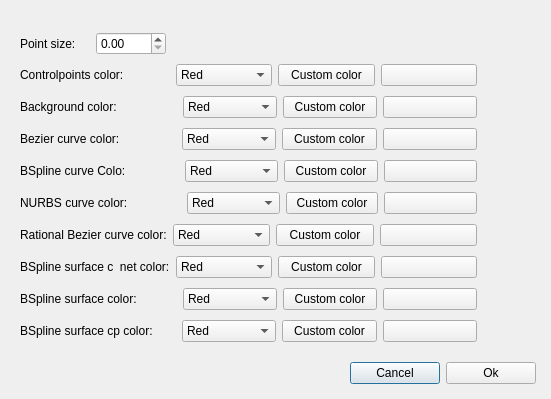
<?xml version="1.0" encoding="UTF-8"?>
<ui version="4.0">
 <class>SettingsDialog</class>
 <widget class="QDialog" name="SettingsDialog">
  <property name="geometry">
   <rect>
    <x>0</x>
    <y>0</y>
    <width>551</width>
    <height>399</height>
   </rect>
  </property>
  <property name="windowTitle">
   <string>Settings</string>
  </property>
  <widget class="QWidget" name="layoutWidget">
   <property name="geometry">
    <rect>
     <x>350</x>
     <y>360</y>
     <width>186</width>
     <height>27</height>
    </rect>
   </property>
   <layout class="QHBoxLayout" name="horizontalLayout">
    <item>
     <widget class="QPushButton" name="cancelButton">
      <property name="text">
       <string>Cancel</string>
      </property>
     </widget>
    </item>
    <item>
     <widget class="QPushButton" name="acceptButton">
      <property name="text">
       <string>Ok</string>
      </property>
     </widget>
    </item>
   </layout>
  </widget>
  <widget class="QWidget" name="layoutWidget">
   <property name="geometry">
    <rect>
     <x>20</x>
     <y>30</y>
     <width>146</width>
     <height>28</height>
    </rect>
   </property>
   <layout class="QHBoxLayout" name="horizontalLayout_2">
    <item>
     <widget class="QLabel" name="pointSizeLabel">
      <property name="text">
       <string>Point size:</string>
      </property>
     </widget>
    </item>
    <item>
     <widget class="QDoubleSpinBox" name="pointSizes"/>
    </item>
   </layout>
  </widget>
  <widget class="QWidget" name="layoutWidget">
   <property name="geometry">
    <rect>
     <x>20</x>
     <y>60</y>
     <width>457</width>
     <height>293</height>
    </rect>
   </property>
   <layout class="QVBoxLayout" name="verticalLayout">
    <item>
     <layout class="QHBoxLayout" name="horizontalLayout_8">
      <item>
       <widget class="QLabel" name="controlPointsColorLabel">
        <property name="text">
         <string>Controlpoints color:              </string>
        </property>
       </widget>
      </item>
      <item>
       <widget class="QComboBox" name="controlPointsColors">
        <item>
         <property name="text">
          <string>Red</string>
         </property>
        </item>
        <item>
         <property name="text">
          <string>Black</string>
         </property>
        </item>
        <item>
         <property name="text">
          <string>Green</string>
         </property>
        </item>
        <item>
         <property name="text">
          <string>Blue</string>
         </property>
        </item>
        <item>
         <property name="text">
          <string>White</string>
         </property>
        </item>
        <item>
         <property name="text">
          <string>Custom</string>
         </property>
        </item>
       </widget>
      </item>
      <item>
       <widget class="QPushButton" name="customColorButtonCtrlPts">
        <property name="text">
         <string>Custom color</string>
        </property>
       </widget>
      </item>
      <item>
       <widget class="QPushButton" name="customColorPreviewCtrlPts">
        <property name="text">
         <string/>
        </property>
        <property name="checkable">
         <bool>false</bool>
        </property>
        <property name="default">
         <bool>false</bool>
        </property>
        <property name="flat">
         <bool>false</bool>
        </property>
       </widget>
      </item>
     </layout>
    </item>
    <item>
     <layout class="QHBoxLayout" name="horizontalLayout_3">
      <item>
       <widget class="QLabel" name="backgroundColorLabel">
        <property name="text">
         <string>Background color:                  </string>
        </property>
       </widget>
      </item>
      <item>
       <widget class="QComboBox" name="backgroundColors">
        <item>
         <property name="text">
          <string>Red</string>
         </property>
        </item>
        <item>
         <property name="text">
          <string>Black</string>
         </property>
        </item>
        <item>
         <property name="text">
          <string>Green</string>
         </property>
        </item>
        <item>
         <property name="text">
          <string>Blue</string>
         </property>
        </item>
        <item>
         <property name="text">
          <string>White</string>
         </property>
        </item>
        <item>
         <property name="text">
          <string>Custom</string>
         </property>
        </item>
       </widget>
      </item>
      <item>
       <widget class="QPushButton" name="customColorButton">
        <property name="text">
         <string>Custom color</string>
        </property>
       </widget>
      </item>
      <item>
       <widget class="QPushButton" name="customColorPreview">
        <property name="text">
         <string/>
        </property>
        <property name="checkable">
         <bool>false</bool>
        </property>
        <property name="default">
         <bool>false</bool>
        </property>
        <property name="flat">
         <bool>false</bool>
        </property>
       </widget>
      </item>
     </layout>
    </item>
    <item>
     <layout class="QHBoxLayout" name="horizontalLayout_4">
      <item>
       <widget class="QLabel" name="bezierCurveColorLabel">
        <property name="text">
         <string>Bezier curve color:                 </string>
        </property>
       </widget>
      </item>
      <item>
       <widget class="QComboBox" name="bezierCurveColors">
        <item>
         <property name="text">
          <string>Red</string>
         </property>
        </item>
        <item>
         <property name="text">
          <string>Black</string>
         </property>
        </item>
        <item>
         <property name="text">
          <string>Green</string>
         </property>
        </item>
        <item>
         <property name="text">
          <string>Blue</string>
         </property>
        </item>
        <item>
         <property name="text">
          <string>White</string>
         </property>
        </item>
        <item>
         <property name="text">
          <string>Custom</string>
         </property>
        </item>
       </widget>
      </item>
      <item>
       <widget class="QPushButton" name="customColorButtonBezier">
        <property name="text">
         <string>Custom color</string>
        </property>
       </widget>
      </item>
      <item>
       <widget class="QPushButton" name="customColorPreviewBezier">
        <property name="text">
         <string/>
        </property>
        <property name="checkable">
         <bool>false</bool>
        </property>
        <property name="default">
         <bool>false</bool>
        </property>
        <property name="flat">
         <bool>false</bool>
        </property>
       </widget>
      </item>
     </layout>
    </item>
    <item>
     <layout class="QHBoxLayout" name="horizontalLayout_5">
      <item>
       <widget class="QLabel" name="bsplineCurveColorLabel">
        <property name="text">
         <string>BSpline curve Colo:                </string>
        </property>
       </widget>
      </item>
      <item>
       <widget class="QComboBox" name="bsplineCurveColors">
        <item>
         <property name="text">
          <string>Red</string>
         </property>
        </item>
        <item>
         <property name="text">
          <string>Black</string>
         </property>
        </item>
        <item>
         <property name="text">
          <string>Green</string>
         </property>
        </item>
        <item>
         <property name="text">
          <string>Blue</string>
         </property>
        </item>
        <item>
         <property name="text">
          <string>White</string>
         </property>
        </item>
        <item>
         <property name="text">
          <string>Custom</string>
         </property>
        </item>
       </widget>
      </item>
      <item>
       <widget class="QPushButton" name="customColorButtonBSpline">
        <property name="text">
         <string>Custom color</string>
        </property>
       </widget>
      </item>
      <item>
       <widget class="QPushButton" name="customColorPreviewBSpline">
        <property name="text">
         <string/>
        </property>
        <property name="checkable">
         <bool>false</bool>
        </property>
        <property name="default">
         <bool>false</bool>
        </property>
        <property name="flat">
         <bool>false</bool>
        </property>
       </widget>
      </item>
     </layout>
    </item>
    <item>
     <layout class="QHBoxLayout" name="horizontalLayout_6">
      <item>
       <widget class="QLabel" name="nurbsCurveColorLabel">
        <property name="text">
         <string>NURBS curve color:                </string>
        </property>
       </widget>
      </item>
      <item>
       <widget class="QComboBox" name="nurbsCurveColors">
        <item>
         <property name="text">
          <string>Red</string>
         </property>
        </item>
        <item>
         <property name="text">
          <string>Black</string>
         </property>
        </item>
        <item>
         <property name="text">
          <string>Green</string>
         </property>
        </item>
        <item>
         <property name="text">
          <string>Blue</string>
         </property>
        </item>
        <item>
         <property name="text">
          <string>White</string>
         </property>
        </item>
        <item>
         <property name="text">
          <string>Custom</string>
         </property>
        </item>
       </widget>
      </item>
      <item>
       <widget class="QPushButton" name="customColorButtonNurbs">
        <property name="text">
         <string>Custom color</string>
        </property>
       </widget>
      </item>
      <item>
       <widget class="QPushButton" name="customColorPreviewNurbs">
        <property name="text">
         <string/>
        </property>
        <property name="checkable">
         <bool>false</bool>
        </property>
        <property name="default">
         <bool>false</bool>
        </property>
        <property name="flat">
         <bool>false</bool>
        </property>
       </widget>
      </item>
     </layout>
    </item>
    <item>
     <layout class="QHBoxLayout" name="horizontalLayout_7">
      <item>
       <widget class="QLabel" name="rationalBezierCurveColorLabel">
        <property name="text">
         <string>Rational Bezier curve color:</string>
        </property>
       </widget>
      </item>
      <item>
       <widget class="QComboBox" name="rationalBezierCurveColors">
        <item>
         <property name="text">
          <string>Red</string>
         </property>
        </item>
        <item>
         <property name="text">
          <string>Black</string>
         </property>
        </item>
        <item>
         <property name="text">
          <string>Green</string>
         </property>
        </item>
        <item>
         <property name="text">
          <string>Blue</string>
         </property>
        </item>
        <item>
         <property name="text">
          <string>White</string>
         </property>
        </item>
        <item>
         <property name="text">
          <string>Custom</string>
         </property>
        </item>
       </widget>
      </item>
      <item>
       <widget class="QPushButton" name="customColorButtonRational">
        <property name="text">
         <string>Custom color</string>
        </property>
       </widget>
      </item>
      <item>
       <widget class="QPushButton" name="customColorPreviewRational">
        <property name="text">
         <string/>
        </property>
        <property name="checkable">
         <bool>false</bool>
        </property>
        <property name="default">
         <bool>false</bool>
        </property>
        <property name="flat">
         <bool>false</bool>
        </property>
       </widget>
      </item>
     </layout>
    </item>
    <item>
     <layout class="QHBoxLayout" name="horizontalLayout_9">
      <item>
       <widget class="QLabel" name="bSplineSurfaceCnetColorLabel">
        <property name="text">
         <string>BSpline surface c  net color:</string>
        </property>
       </widget>
      </item>
      <item>
       <widget class="QComboBox" name="bsplineSurfaceCnetColors">
        <item>
         <property name="text">
          <string>Red</string>
         </property>
        </item>
        <item>
         <property name="text">
          <string>Black</string>
         </property>
        </item>
        <item>
         <property name="text">
          <string>Green</string>
         </property>
        </item>
        <item>
         <property name="text">
          <string>Blue</string>
         </property>
        </item>
        <item>
         <property name="text">
          <string>White</string>
         </property>
        </item>
        <item>
         <property name="text">
          <string>Custom</string>
         </property>
        </item>
       </widget>
      </item>
      <item>
       <widget class="QPushButton" name="customColorButtonBSplineSurfaceCnet">
        <property name="text">
         <string>Custom color</string>
        </property>
       </widget>
      </item>
      <item>
       <widget class="QPushButton" name="customColorPreviewBSplineSurfaceCnet">
        <property name="text">
         <string/>
        </property>
        <property name="checkable">
         <bool>false</bool>
        </property>
        <property name="default">
         <bool>false</bool>
        </property>
        <property name="flat">
         <bool>false</bool>
        </property>
       </widget>
      </item>
     </layout>
    </item>
    <item>
     <layout class="QHBoxLayout" name="horizontalLayout_10">
      <item>
       <widget class="QLabel" name="bSplineSurfaceColorLabel">
        <property name="text">
         <string>BSpline surface color:            </string>
        </property>
       </widget>
      </item>
      <item>
       <widget class="QComboBox" name="bsplineSurfaceColors">
        <item>
         <property name="text">
          <string>Red</string>
         </property>
        </item>
        <item>
         <property name="text">
          <string>Black</string>
         </property>
        </item>
        <item>
         <property name="text">
          <string>Green</string>
         </property>
        </item>
        <item>
         <property name="text">
          <string>Blue</string>
         </property>
        </item>
        <item>
         <property name="text">
          <string>White</string>
         </property>
        </item>
        <item>
         <property name="text">
          <string>Custom</string>
         </property>
        </item>
       </widget>
      </item>
      <item>
       <widget class="QPushButton" name="customColorButtonBSplineSurface">
        <property name="text">
         <string>Custom color</string>
        </property>
       </widget>
      </item>
      <item>
       <widget class="QPushButton" name="customColorPreviewBSplineSurface">
        <property name="text">
         <string/>
        </property>
        <property name="checkable">
         <bool>false</bool>
        </property>
        <property name="default">
         <bool>false</bool>
        </property>
        <property name="flat">
         <bool>false</bool>
        </property>
       </widget>
      </item>
     </layout>
    </item>
    <item>
     <layout class="QHBoxLayout" name="horizontalLayout_11">
      <item>
       <widget class="QLabel" name="bSplineSurfaceCpointColorLabel">
        <property name="text">
         <string>BSpline surface cp color:       </string>
        </property>
       </widget>
      </item>
      <item>
       <widget class="QComboBox" name="bsplineSurfaceCpointColors">
        <item>
         <property name="text">
          <string>Red</string>
         </property>
        </item>
        <item>
         <property name="text">
          <string>Black</string>
         </property>
        </item>
        <item>
         <property name="text">
          <string>Green</string>
         </property>
        </item>
        <item>
         <property name="text">
          <string>Blue</string>
         </property>
        </item>
        <item>
         <property name="text">
          <string>White</string>
         </property>
        </item>
        <item>
         <property name="text">
          <string>Custom</string>
         </property>
        </item>
       </widget>
      </item>
      <item>
       <widget class="QPushButton" name="customColorButtonBSplineSurfaceCpoint">
        <property name="text">
         <string>Custom color</string>
        </property>
       </widget>
      </item>
      <item>
       <widget class="QPushButton" name="customColorPreviewBSplineSurfaceCpoint">
        <property name="text">
         <string/>
        </property>
        <property name="checkable">
         <bool>false</bool>
        </property>
        <property name="default">
         <bool>false</bool>
        </property>
        <property name="flat">
         <bool>false</bool>
        </property>
       </widget>
      </item>
     </layout>
    </item>
   </layout>
  </widget>
 </widget>
 <resources/>
 <connections/>
</ui>
